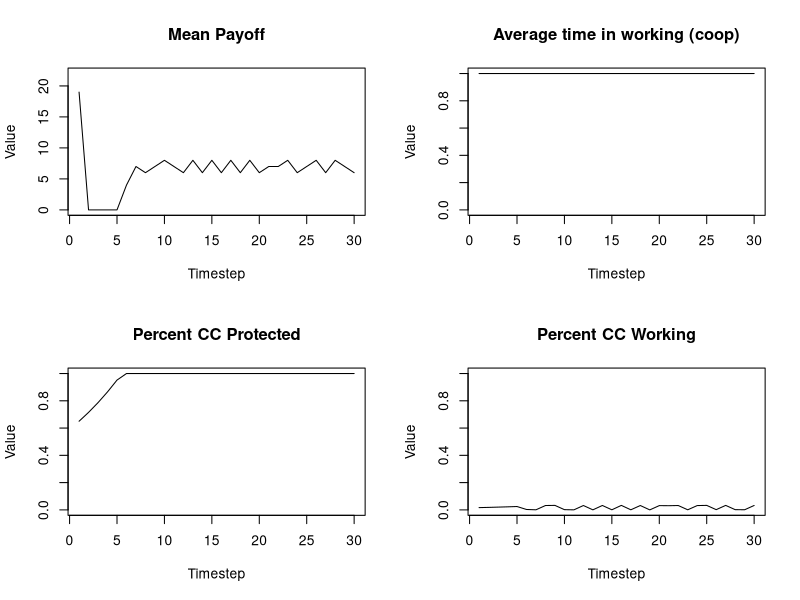
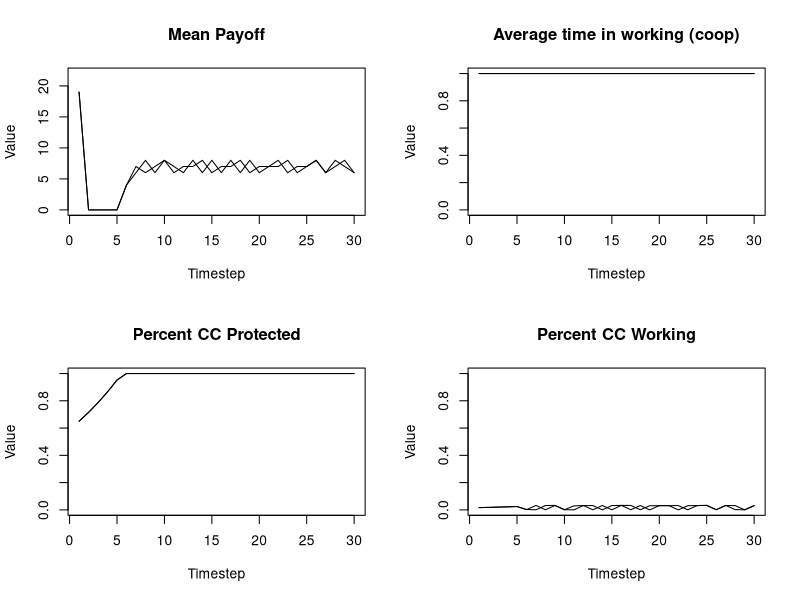
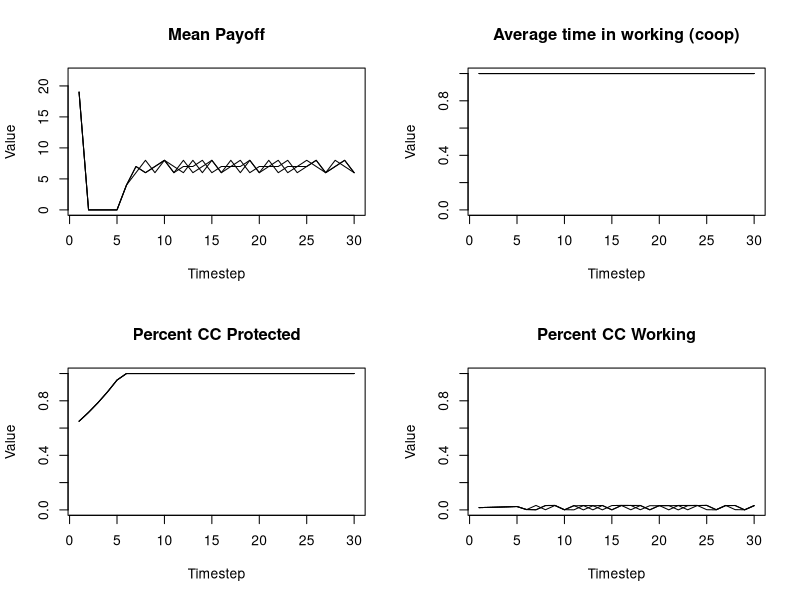
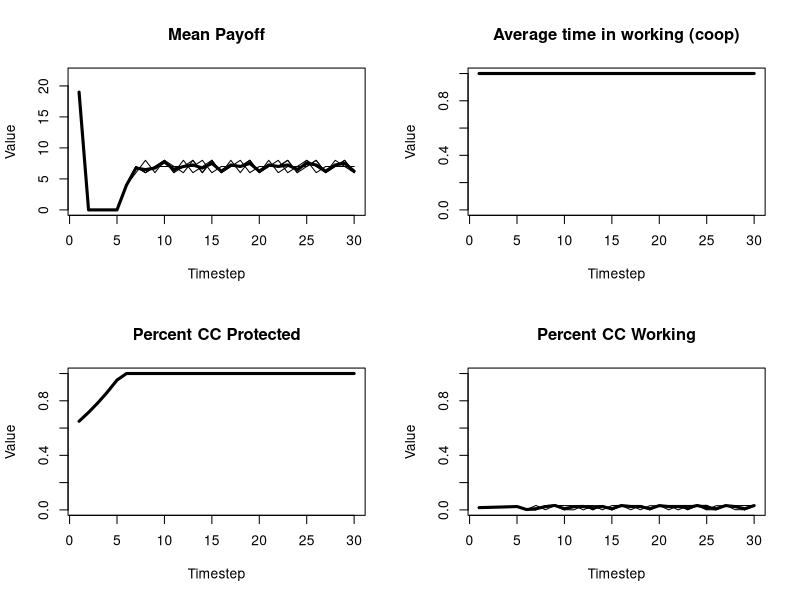
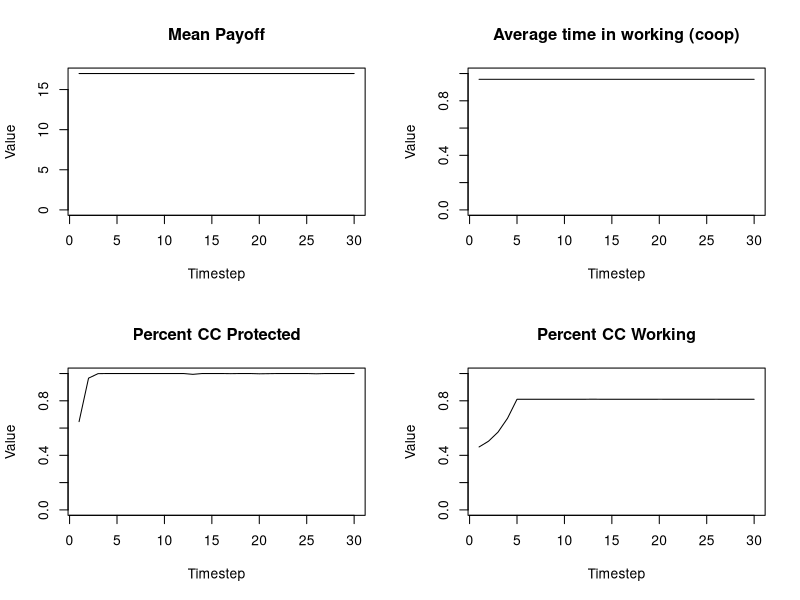
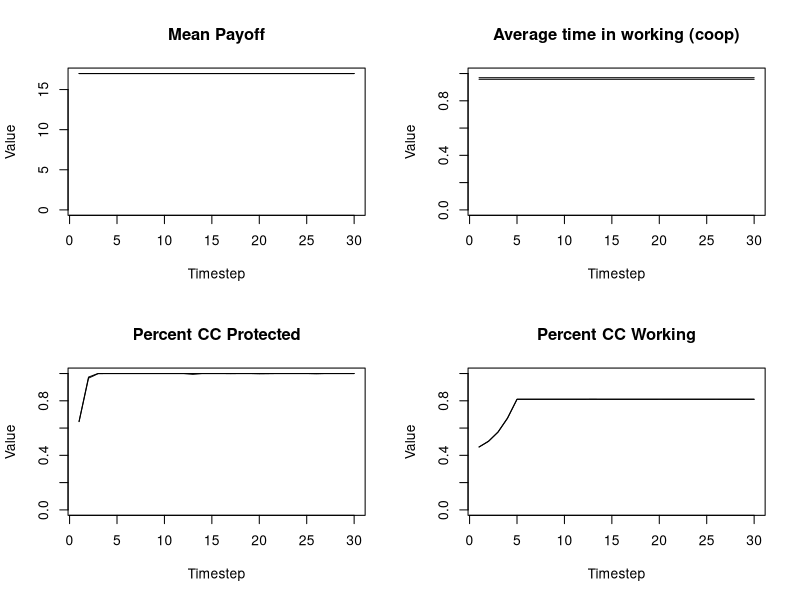
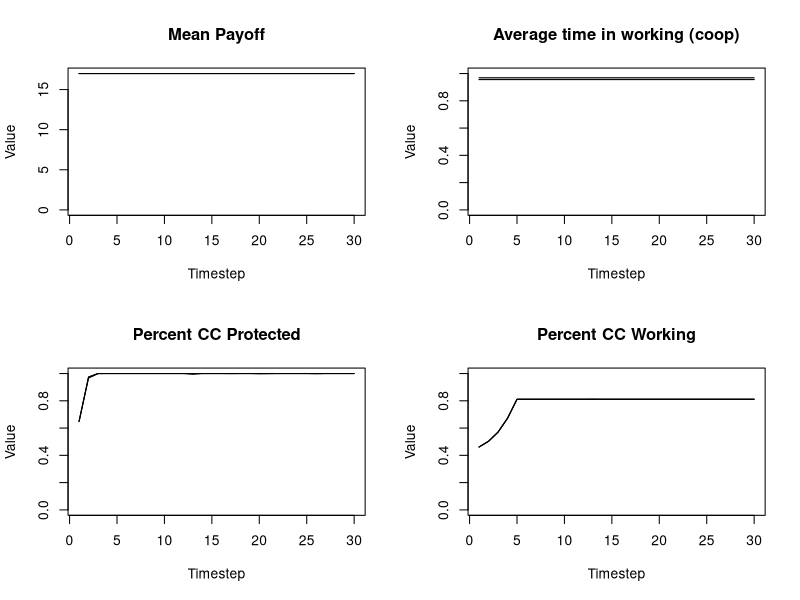
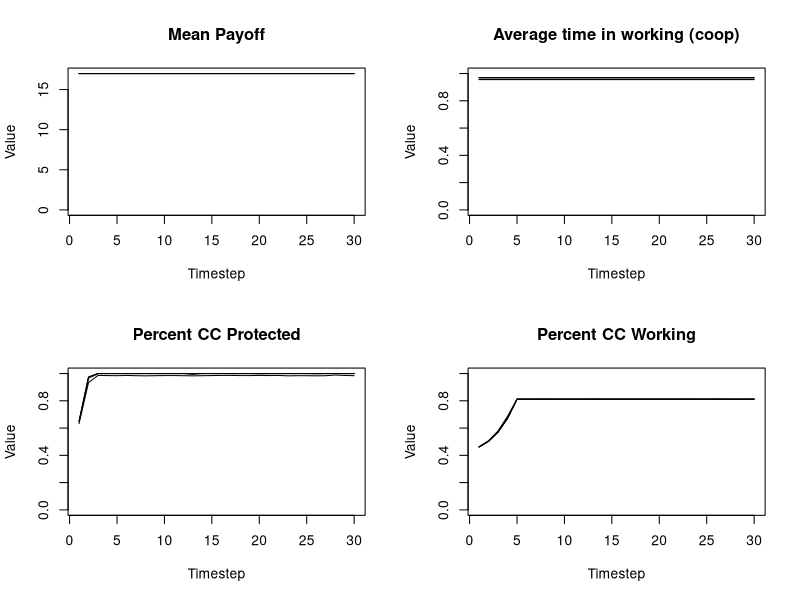

Write R code to recreate these figures, in order. (Note: a time limit stopped this script after it produced the figures.)
abm<-function(#Specified parameters
  
  Runs=10,
  Individuals=100, #number of total resource users in a population
  
  TotalCarryingCapacity=10000, #total available resource units
  
  StartPercCarryingCapacity = 0.65, #amount of resources available in the landscape at the start in proportion to CC
  
  PercProtected=0.4, #percent of the total resource that's in a protected area
  
  CoopPercStart=0.9, #percent of individuals who start by following the rules at t0
  
  LearningStrategy = "Success Bias", #options are Success Bias & Conformist
  
  TimeSteps=30,
  ResourceRegenerationPerTimeStep=1.5,
  harvestMax=17,
  ProbOfMobility=0.2){
  
  ## Create output dfs
  
  outputmeanTimeProtect<-as.data.frame(matrix(NA,TimeSteps,Runs)) #output df for mean time harvesting from protected area
  names(outputmeanTimeProtect)<- paste("Run", 1:Runs, sep="")
  
  outputmeanTimeWorking<-as.data.frame(matrix(NA,TimeSteps,Runs))#output df for mean time harvesting from working area
  names(outputmeanTimeWorking)<- paste("Run", 1:Runs, sep="")
  
  outputNumResourcesProtect<-as.data.frame(matrix(NA,TimeSteps,Runs))#output df for resources in protected area
  names(outputNumResourcesProtect)<- paste("Run", 1:Runs, sep="")
  
  outputpercCCProtect<-as.data.frame(matrix(NA,TimeSteps,Runs))#output df for % of CC in protected area
  names(outputpercCCProtect)<- paste("Run", 1:Runs, sep="")
  
  outputNumResourcesWorking<-as.data.frame(matrix(NA,TimeSteps,Runs))#output df for resources in working area
  names(outputNumResourcesWorking)<- paste("Run", 1:Runs, sep="")
  
  outputpercCCWorking<-as.data.frame(matrix(NA,TimeSteps,Runs))#output df for % of CC in working area
  names(outputpercCCWorking)<- paste("Run", 1:Runs, sep="")
  
  outputmeanPayoff<-as.data.frame(matrix(NA,TimeSteps,Runs)) #output df for mean payoff
  names(outputmeanPayoff)<- paste("Run", 1:Runs, sep="")
  
  
  
  for (r in 1:Runs){
    PercWorking= 1-PercProtected #percent of resource in a working landscape
    TotalCCResourceProtected=PercProtected*TotalCarryingCapacity #total resource units in carrying capacity of protected area
    TotalCCResourceWorking=PercWorking*TotalCarryingCapacity #total resource units in carrying capacity of working area
    StartResourceWorking = TotalCCResourceWorking*StartPercCarryingCapacity #number of resources in the working landscape starting
    StartResourceProtected = TotalCCResourceProtected*StartPercCarryingCapacity #number of resources in the protected landscape starting
    CoopNumStart= as.integer(CoopPercStart*Individuals) #number of individuals cooperating fully at t0
    DefNumStart= Individuals - CoopNumStart#number of individuals defecting at t0
    PercTimeProtected = c(rep(0,CoopNumStart),rbeta(DefNumStart,1,2)) #percent of their foraging time each indv spends in the PA
    PercTimeWorking = (1-PercTimeProtected)#percent of their foraging time each indv spends in the working landscape
    
    agents<-data.frame(PercTimeProtected,
                       PercTimeWorking,
                       PayoffProtectedLastTime = rep(NA,Individuals),
                       PayoffWorkingLastTime= rep(NA,Individuals))   #dataframe to be filled with initial payoffs
    
    ProtectPerDefect<-ifelse(DefNumStart ==0,0,as.integer(StartResourceProtected/DefNumStart)) #protected area resources per each individual harvesting there
    WorkingPerTotal<-as.integer(StartResourceWorking/Individuals) #working landscape resources per individual
    
    for ( i in 1:nrow(agents)){  #fill the starting df percent payoff from the protected landscape is a function of the amount 
      agent2<-agents[i,]   #of resources there per individual searching there, and a random draw with a chance of success equal to time spent
      agents[i,4]<-rbinom(1,as.integer(WorkingPerTotal),agent2$PercTimeWorking)
      agents[i,4]<-ifelse(agents[i,4]>=harvestMax,harvestMax,agents[i,4])
      agents[i,3]<- ifelse(agents[i,4]< harvestMax,rbinom(1,ProtectPerDefect,agent2$PercTimeProtected),0) #if they didnt get the max harvest, then 
      agents[i,3]<-ifelse(agents[i,3]>harvestMax-agents[i,4],harvestMax-agents[i,4],agents[i,3])
    } #see what they get from the working landscape first
    
    
    
    agents$PayoffTotalLastTime<- agents$PayoffProtectedLastTime + agents$PayoffWorkingLastTime #total payoff is the sum of what they get from both areas
    
    
    
    
    outputmeanTimeProtect[1,r] <- mean(agents$PercTimeProtected)  #fill it with the outouts from time 1
    outputmeanTimeWorking[1,r]  <- mean(agents$PercTimeWorking) 
    outputNumResourcesProtect[1,r] <- StartResourceProtected-sum(agents$PayoffProtectedLastTime) 
    outputNumResourcesWorking[1,r] <- StartResourceWorking-sum(agents$PayoffWorkingLastTime) 
    outputpercCCProtect[1,r]  <- outputNumResourcesProtect[1,r]/TotalCCResourceProtected
    outputpercCCWorking[1,r]  <- outputNumResourcesWorking[1,r]/TotalCCResourceWorking
    outputmeanPayoff[1,r]  <- mean(agents$PayoffTotalLastTime) 
    
    
    
    for (t in 2:TimeSteps){  #run the abm for all o fthe time steps
      
      #choose new strategy  
      
      LastTimeAgents<-agents  #save the agents from the pervious time to a new df
      
      LastTimePercTimeProtected<-LastTimeAgents$PercTimeProtected  #pull out the previous pretected foraging times as vector
      LastTimePercWorking<-LastTimeAgents$PercTimeWorking  #pull out the previous working foraging times as vector
      
      PercTimeProtected<-rep(NA,length(PercTimeProtected))  #nullify the previous perc time protected vector so we can fill it later and be confident the values changed
      
      if(LearningStrategy == "Success Bias"){ 
        for (j in 1:nrow(LastTimeAgents)){  
          ThisAgent<-LastTimeAgents[j,]      #modify the foraging strategy of each agent individually
          OtherAgents<-LastTimeAgents[-j,]   #dataframe of ther agents for them to copy from
          ThisAgentPayoff<-ThisAgent$PayoffTotalLastTime   #payoff last time period for this agent
          OtherAgentSpecific<-OtherAgents[sample(nrow(OtherAgents),1),] #choose a specific agent for them to get paired up with
          OtherAgentPayoff<-OtherAgentSpecific$PayoffTotalLastTime  #Payoff the other agent recieved
          OtherAgentPercProtect<-OtherAgentSpecific$PercTimeProtected #strategy of other agent
          ThisAgentPercProtect<-ThisAgent$PercTimeProtected  #strategy of this agent
          
          PercTimeProtected[j]<-ifelse(ThisAgentPayoff >=OtherAgentPayoff,ThisAgent$PercTimeProtected,
                                       (ThisAgentPercProtect+((OtherAgentPercProtect-ThisAgentPercProtect)/2))) #vector of new strategies
          
          #if this agent did better than the randomly selected agent then they keep their strategy
          #if they did worse thnan they modify their strategy to be the difference between their previou sstrategy and the randomly selected agent
          
        }}
      #if(LearningStrategy == "Conformist"){
      # for (j in 1:nrow(LastTimeAgents)){  
      #  ThisAgent<-LastTimeAgents[j,]      #Pull out each specific agent
      # OtherAgents<-LastTimeAgents[-j,]   #dataframe of ther agents for them to copy from
      #OtherAgentsSample<-OtherAgents[c(sample(1:nrow(OtherAgents),5)),] #haphazardly chose 5 here...look into lit to find good number!!!
      #OtherAgentsPercProtect<-mean(OtherAgentsSample$PercTimeProtected )# mean strategy of other agents
      #ThisAgentPercProtect<-ThisAgent$PercTimeProtected  #strategy of this agent
      
      #PercTimeProtected[j]<-(ThisAgentPercProtect+((OtherAgentsPercProtect-ThisAgentPercProtect)/2)) #vector of new strategies
      #}}
      
      #   if(LearningStrategy == "Conformist"){
      #    for (j in 1:nrow(LastTimeAgents)){  
      #     ThisAgent<-LastTimeAgents[j,]      #Pull out each specific agent
      #    OtherAgents<-LastTimeAgents[-j,]   #dataframe of ther agents for them to copy from
      #   OtherAgentsSample<-OtherAgents[c(sample(1:nrow(OtherAgents),5)),] #haphazardly chose 5 here...look into lit to find good number!!!
      #  ThisAgentPercProtect<-ThisAgent$PercTimeProtected
      # if(length(which(OtherAgentsSample$PercTimeProtected>0.0))>2 & ThisAgentPercProtect ==0.0){PercTimeProtected[j]<-rbeta(1,1,2)}
      #if(length(which(OtherAgentsSample$PercTimeProtected>0.0))>2 & ThisAgentPercProtect >0.0){PercTimeProtected[j]<-ThisAgentPercProtect}
      #    if(length(which(OtherAgentsSample$PercTimeProtected==0.0))>2){PercTimeProtected[j]<-0.0}
      #  }}
      
      if(LearningStrategy == "Conformist"){
        for (j in 1:nrow(LastTimeAgents)){  
          ThisAgent<-LastTimeAgents[j,]      #Pull out each specific agent
          OtherAgents<-LastTimeAgents[-j,]   #dataframe of ther agents for them to copy from
          OtherAgentsSample<-OtherAgents[c(sample(1:nrow(OtherAgents),5)),] #haphazardly chose 5 here...look into lit to find good number!!!
          ThisAgentPercProtect<-ThisAgent$PercTimeProtected
          if(length(which(OtherAgentsSample$PercTimeProtected>0.0))>2 ){
            PercTimeProtected[j]<-mean(OtherAgentsSample[OtherAgentsSample$PercTimeProtected!=0.0,]$PercTimeProtected )# mean strategy of other agents
          }
          if(length(which(OtherAgentsSample$PercTimeProtected==0.0))>2){PercTimeProtected[j]<-0.0}
        }}
      
      PercTimeWorking<- 1-PercTimeProtected   #time foraging in the working landscape
      
      
      agents<-data.frame(PercTimeProtected,   #new agent dataframe to fill
                         PercTimeWorking,
                         PayoffProtectedLastTime = rep(NA,Individuals),
                         PayoffWorkingLastTime= rep(NA,Individuals)) 
      
      
      #New resource pools to pull from
      #make sure they dont regenerate past their carrying capacity
      NewProtectedResourcesTotal<-round(outputNumResourcesProtect[t-1,r] * ResourceRegenerationPerTimeStep,digits=0)
      ProtectedResourcesOverCC<-round(NewProtectedResourcesTotal-TotalCCResourceProtected,digits=0)
      ProtectedResourcesOverCC<- ifelse(ProtectedResourcesOverCC<=  0,0, ProtectedResourcesOverCC)
      
      NewWorkingResourcesTotal<-round(outputNumResourcesWorking[t-1,r] * ResourceRegenerationPerTimeStep,digits=0)
      WorkingResourcesOverCC<-round(NewWorkingResourcesTotal-TotalCCResourceWorking,digits=0)
      WorkingResourcesOverCC<- ifelse(WorkingResourcesOverCC<=  0,0, WorkingResourcesOverCC)
      
      #make it so only new resources can leave 
      LeaveWorking<-rbinom(1, WorkingResourcesOverCC,ProbOfMobility) #number of resources which leave the protected area
      LeaveProtected<-rbinom(1,ProtectedResourcesOverCC,ProbOfMobility)#number of resources which leave the working area
      
      
      #do the accounting on entering vs leaving individuals
      NewWorkingResourcesTotal<-NewWorkingResourcesTotal+LeaveProtected
      NewProtectedResourcesTotal<-NewProtectedResourcesTotal+LeaveWorking
      
      #Make sure they dont go over the CC again
      NewWorkingResourcesTotal<-ifelse(NewWorkingResourcesTotal<=TotalCCResourceWorking,NewWorkingResourcesTotal,TotalCCResourceWorking)
      NewProtectedResourcesTotal<-ifelse(NewProtectedResourcesTotal<=  TotalCCResourceProtected,NewProtectedResourcesTotal, TotalCCResourceProtected)
      
      ##
      
      
      ##calculate available resources per individual
      if(nrow(agents[agents$PercTimeProtected>0,])==0){ProtectPerDefect<-NewProtectedResourcesTotal}
      if(nrow(agents[agents$PercTimeProtected>0,])!=0){ProtectPerDefect<-as.integer(NewProtectedResourcesTotal/nrow(agents[agents$PercTimeProtected>0,]))}
      WorkingPerTotal<-as.integer(NewWorkingResourcesTotal/Individuals)
      
      
      for ( i in 1:nrow(agents)){  #fill the starting df percent payoff from the protected landscape is a function of the amount 
        agent2<-agents[i,]   #of resources there per individual searching there, and a random draw with a chance of success equal to time spent
        agents[i,4]<-rbinom(1,as.integer(WorkingPerTotal),agent2$PercTimeWorking)
        agents[i,4]<-ifelse(agents[i,4]>=harvestMax,harvestMax,agents[i,4])
        agents[i,3]<- ifelse(agents[i,4]< harvestMax,rbinom(1,ProtectPerDefect,agent2$PercTimeProtected),0) #if they didnt get the max harvest, then 
        agents[i,3]<-ifelse(agents[i,3]>harvestMax-agents[i,4],harvestMax-agents[i,4],agents[i,3])
      } #see what they get from the working landscape first
      
      
      
      agents$PayoffTotalLastTime<- agents$PayoffProtectedLastTime + agents$PayoffWorkingLastTime #total payoff is the sum of what they get from both areas
      
      outputmeanTimeProtect[t,r] <- mean(agents$PercTimeProtected)  #fill it with the outouts from time 1
      outputmeanTimeWorking[t,r]  <- mean(agents$PercTimeWorking) 
      outputNumResourcesProtect[t,r] <- NewProtectedResourcesTotal-sum(agents$PayoffProtectedLastTime) 
      outputNumResourcesWorking[t,r]  <- NewWorkingResourcesTotal-sum(agents$PayoffWorkingLastTime)
      outputpercCCProtect[t,r]  <- outputNumResourcesProtect[t,r]/TotalCCResourceProtected
      outputpercCCWorking[t,r]  <- outputNumResourcesWorking[t,r]/TotalCCResourceWorking
      outputmeanPayoff[t,r]  <- mean(agents$PayoffTotalLastTime)
      
    }
    par(mfrow=c(2,2))
    
    #mean payoff
    plot(rowMeans(outputmeanPayoff), type = 'l', ylab = "Value", xlab = "Timestep", ylim=c(0,harvestMax), lwd = 3, main = "Mean Payoff")
    
    for (j in 1:Runs) {  
      
      lines(outputmeanPayoff[,j], type = 'l')  # add lines for each run, up to r_max
      
    }
    
    #% CC protected
    plot(rowMeans(outputmeanTimeWorking), type = 'l', ylab = "Value", xlab = "Timestep", ylim=c(0,1), lwd = 3, main = "Average time in working (coop)")
    
    for (j in 1:Runs) {  
      
      lines(outputmeanTimeWorking[,j], type = 'l')  # add lines for each run, up to r_max
      
    }
    
    #% CC protected
    plot(rowMeans(outputpercCCProtect), type = 'l', ylab = "Value", xlab = "Timestep", ylim=c(0,1), lwd = 3, main = "Percent CC Protected")
    
    for (j in 1:Runs) {  
      
      lines(outputpercCCProtect[,j], type = 'l')  # add lines for each run, up to r_max
      
    }
    
    #% CC working
    plot(rowMeans(outputpercCCWorking), type = 'l', ylab = "Value", xlab = "Timestep", ylim=c(0,1), lwd = 3, main = "Percent CC Working")
    
    for (j in 1:Runs) {  
      
      lines(outputpercCCWorking[,j], type = 'l')  # add lines for each run, up to r_max
      
    }

    
  }
  outputmeanPayoff$Timestep<-c(1:TimeSteps)
  outputmeanTimeProtect$Timestep<-c(1:TimeSteps)
  outputmeanTimeWorking$Timestep<-c(1:TimeSteps)
  outputNumResourcesProtect$Timestep<-c(1:TimeSteps)
  outputNumResourcesWorking$Timestep<-c(1:TimeSteps)
  outputpercCCProtect$Timestep<-c(1:TimeSteps)
  outputpercCCWorking$Timestep<-c(1:TimeSteps)
  outputmeanPayoff$Timestep<-c(1:TimeSteps)
  
  
  FullOutput<-list(meanPayoff=outputmeanPayoff,
                   meanTimeProtect=outputmeanTimeProtect,
                   meanTimeWorking=outputmeanTimeWorking,
                   NumResourcesProtect=outputNumResourcesProtect,
                   NumResourcesWorking=outputNumResourcesWorking,
                   percCCProtect=outputpercCCProtect,
                   percCCWorking=outputpercCCWorking,
                   meanPayoff=outputmeanPayoff)
  
  FullOutput<<-FullOutput
  
  
}

abm(Runs=4,Individuals=100, #number of total resource users in a population
    
    TotalCarryingCapacity=10000, #total available resource units
    
    StartPercCarryingCapacity = 0.65, #amount of resources available in the landscape at the start in proportion to CC
    
    PercProtected=0.7, #percent of the total resource that's in a protected area
    
    CoopPercStart=1.0, #percent of individuals who start by following the rules at t0
    
    LearningStrategy = "Success Bias", #options are Success Bias & Conformist
    
    TimeSteps=30,
    ResourceRegenerationPerTimeStep=1.1,
    harvestMax=22,
    ProbOfMobility=0.99)

#fill a dataframe with the means

FillData<-data.frame(PercProtected=seq(0.1,0.9,0.05),ResourceMobility=seq(0.1,0.9,0.05))
FillData<-expand.grid(PercProtected=seq(0.1,0.9,0.05), ResourceMobility=seq(0.1,0.9,0.05))
FillData$ProtectedCC<-rep(NA,nrow(FillData))

for (i in 1:nrow(FillData)){
abm(Runs=10,Individuals = 100,
    PercProtected = FillData[i,]$PercProtected, 
    ProbOfMobility = FillData[i,]$ResourceMobility)
FillData[i,3]<-apply(FullOutput$percCCProtect[75,1:10],1,mean)  
  
}
  
